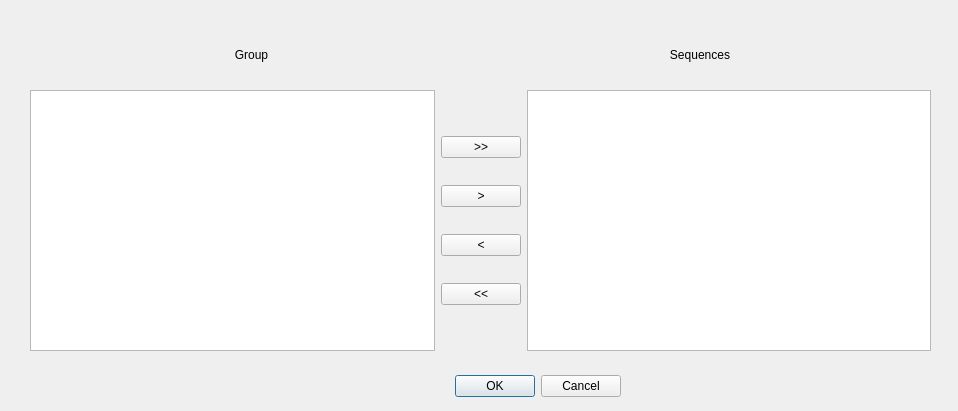
<?xml version="1.0" encoding="UTF-8"?>
<ui version="4.0">
 <class>Seq_window</class>
 <widget class="QDialog" name="Seq_window">
  <property name="geometry">
   <rect>
    <x>0</x>
    <y>0</y>
    <width>958</width>
    <height>411</height>
   </rect>
  </property>
  <property name="windowTitle">
   <string>Group Editor</string>
  </property>
  <widget class="QDialogButtonBox" name="buttonBox">
   <property name="geometry">
    <rect>
     <x>280</x>
     <y>370</y>
     <width>341</width>
     <height>32</height>
    </rect>
   </property>
   <property name="orientation">
    <enum>Qt::Horizontal</enum>
   </property>
   <property name="standardButtons">
    <set>QDialogButtonBox::Cancel|QDialogButtonBox::Ok</set>
   </property>
  </widget>
  <widget class="QWidget" name="horizontalLayoutWidget">
   <property name="geometry">
    <rect>
     <x>30</x>
     <y>90</y>
     <width>901</width>
     <height>261</height>
    </rect>
   </property>
   <layout class="QHBoxLayout" name="horizontalLayout">
    <item>
     <widget class="QListWidget" name="seqOutput"/>
    </item>
    <item>
     <layout class="QVBoxLayout" name="verticalLayout_2">
      <property name="spacing">
       <number>1</number>
      </property>
      <property name="topMargin">
       <number>20</number>
      </property>
      <property name="bottomMargin">
       <number>20</number>
      </property>
      <item>
       <widget class="QPushButton" name="mBtnMoveToSelected">
        <property name="text">
         <string>&gt;&gt;</string>
        </property>
       </widget>
      </item>
      <item>
       <widget class="QPushButton" name="mButtonToAvailable">
        <property name="text">
         <string>&gt;</string>
        </property>
       </widget>
      </item>
      <item>
       <widget class="QPushButton" name="mBtnMoveToAvailable">
        <property name="text">
         <string>&lt;</string>
        </property>
       </widget>
      </item>
      <item>
       <widget class="QPushButton" name="mButtonToSelected">
        <property name="text">
         <string>&lt;&lt;</string>
        </property>
       </widget>
      </item>
     </layout>
    </item>
    <item>
     <widget class="QListWidget" name="seqInput"/>
    </item>
   </layout>
  </widget>
  <widget class="QWidget" name="horizontalLayoutWidget_2">
   <property name="geometry">
    <rect>
     <x>30</x>
     <y>29</y>
     <width>891</width>
     <height>51</height>
    </rect>
   </property>
   <layout class="QHBoxLayout" name="horizontalLayout_2">
    <item>
     <widget class="QLabel" name="label_2">
      <property name="text">
       <string>Group</string>
      </property>
      <property name="alignment">
       <set>Qt::AlignCenter</set>
      </property>
     </widget>
    </item>
    <item>
     <widget class="QLabel" name="label">
      <property name="text">
       <string>Sequences</string>
      </property>
      <property name="alignment">
       <set>Qt::AlignCenter</set>
      </property>
     </widget>
    </item>
   </layout>
  </widget>
 </widget>
 <resources/>
 <connections>
  <connection>
   <sender>buttonBox</sender>
   <signal>accepted()</signal>
   <receiver>Seq_window</receiver>
   <slot>accept()</slot>
   <hints>
    <hint type="sourcelabel">
     <x>248</x>
     <y>254</y>
    </hint>
    <hint type="destinationlabel">
     <x>157</x>
     <y>274</y>
    </hint>
   </hints>
  </connection>
  <connection>
   <sender>buttonBox</sender>
   <signal>rejected()</signal>
   <receiver>Seq_window</receiver>
   <slot>reject()</slot>
   <hints>
    <hint type="sourcelabel">
     <x>316</x>
     <y>260</y>
    </hint>
    <hint type="destinationlabel">
     <x>286</x>
     <y>274</y>
    </hint>
   </hints>
  </connection>
 </connections>
</ui>
